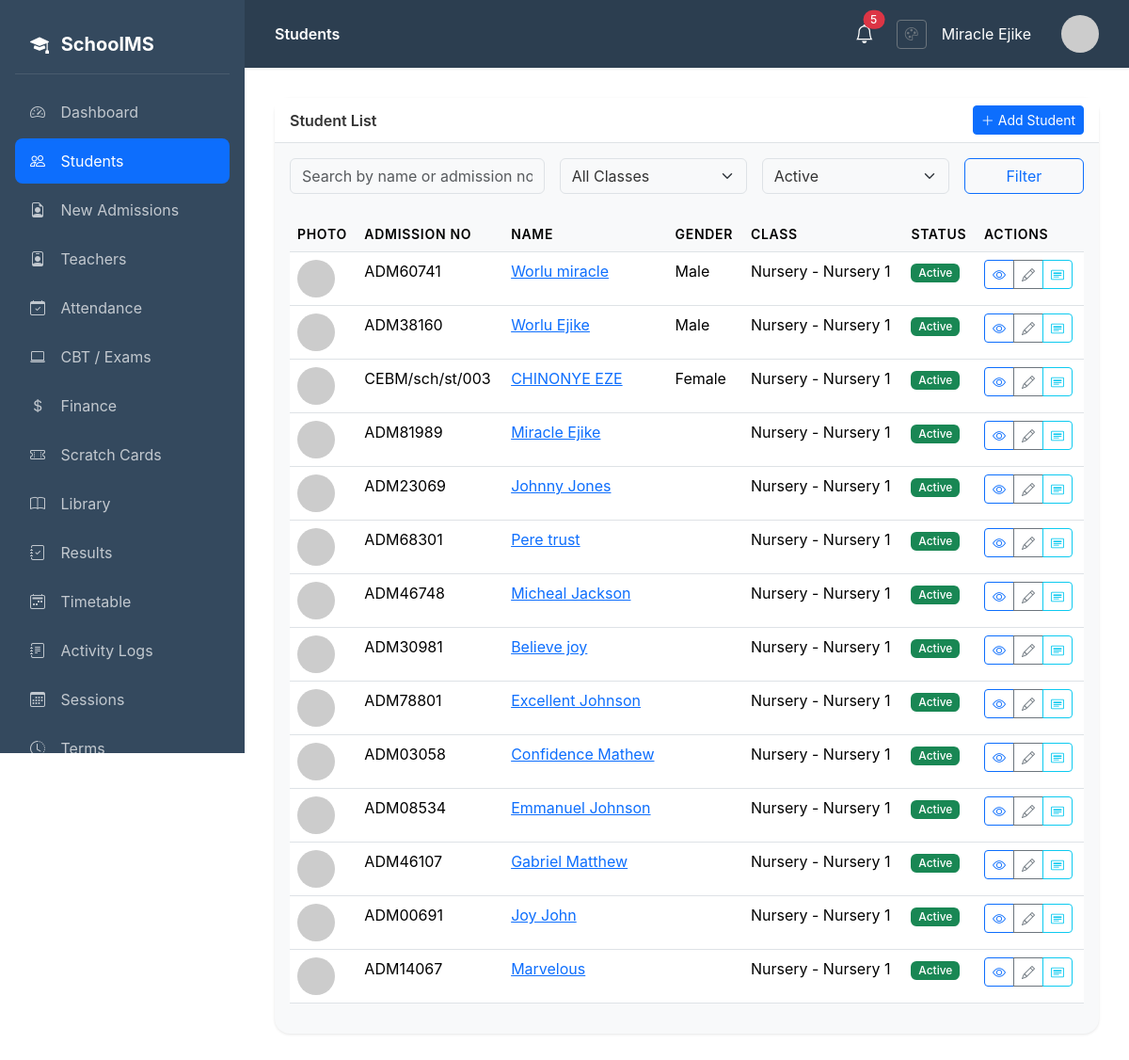
The app's page /students/ (signed in) with its own data.
### students/models.py (models this page shows, shortened)
class Student(models.Model):
    GENDER_CHOICES = [('M', 'Male'), ('F', 'Female')]
    STATUS_CHOICES = [('active', 'Active'), ('inactive', 'Inactive'), ('graduated', 'Graduated'), ('transferred', 'Transferred')]
    user = models.OneToOneField(User, on_delete=models.CASCADE, null=True, blank=True)
    admission_number = models.CharField(max_length=20, unique=True)
    first_name = models.CharField(max_length=50)
    last_name = models.CharField(max_length=50)
    other_name = models.CharField(max_length=50, blank=True)
    gender = models.CharField(max_length=1, choices=GENDER_CHOICES)
    date_of_birth = models.DateField()
    admission_date = models.DateField()
    current_class = models.ForeignKey(ClassRoom, on_delete=models.SET_NULL, null=True)
    photo = models.ImageField(upload_to='students/', blank=True, null=True)
    address = models.TextField(blank=True)
    phone = models.CharField(max_length=20, blank=True)
    email = models.EmailField(blank=True)
    status = models.CharField(max_length=20, choices=STATUS_CHOICES, default='active')
    created_at = models.DateTimeField(auto_now_add=True)
    updated_at = models.DateTimeField(auto_now=True)
    parent_name = models.CharField(max_length=100, blank=True)
    parent_phone = models.CharField(max_length=20, blank=True)
    parent_email = models.EmailField(blank=True)
    parent_address = models.TextField(blank=True)
    parent_occupation = models.CharField(max_length=100, blank=True)
    parent_user = models.ForeignKey(User, on_delete=models.SET_NULL, null=True, blank=True, related_name='parent_students')
    qr_code = models.ImageField(upload_to='students/qrcodes/', blank=True, null=True)
    @property
    def full_name(self):
        return f"{self.first_name} {self.last_name}"

### core/models.py (models this page shows, shortened)
class ClassRoom(models.Model):
    name = models.CharField(max_length=50)
    class_level = models.ForeignKey(ClassLevel, on_delete=models.CASCADE)
    capacity = models.IntegerField(default=30)
    def __str__(self):
        return f"{self.class_level.name} - {self.name}"

class ClassLevel(models.Model):
    name = models.CharField(max_length=50)
    order = models.IntegerField(default=0)
    class Meta:
        ordering = ['order']

### students/views.py (the view)
# urls.py: path('', views.student_list, name='student_list'),
@login_required
def student_list(request):
    query = request.GET.get('q', '')
    class_filter = request.GET.get('class', '')
    status_filter = request.GET.get('status', 'active')
    students = Student.objects.all()
    if query:
        students = students.filter(
            Q(first_name__icontains=query) |
            Q(last_name__icontains=query) |
            Q(admission_number__icontains=query)
        )
    if class_filter:
        students = students.filter(current_class_id=class_filter)
    if status_filter:
        students = students.filter(status=status_filter)
    classrooms = ClassRoom.objects.all()
    context = {
        'students': students,
        'classrooms': classrooms,
        'query': query,
        'class_filter': class_filter,
        'status_filter': status_filter,
    }
    return render(request, 'students/student_list.html', context)

### templates/students/student_list.html (shortened to what this page needs)
{% extends 'base.html' %}
{% block page_title %}Students{% endblock %}
{% block content %}
<div class="card">
    <div class="card-header d-flex justify-content-between align-items-center">
        <span>Student List</span>
        <a href="{% url 'students:student_add' %}" class="btn btn-primary btn-sm">
            <i class="bi bi-plus-lg me-1"></i>Add Student
        </a>
    </div>
    <div class="card-body">
        <form method="get" class="row g-3 mb-4">
            <div class="col-md-4">
                <input type="text" name="q" class="form-control" placeholder="Search by name or admission no..." value="{{ query }}">
            </div>
            <div class="col-md-3">
                <select name="class" class="form-select">
                    <option value="">All Classes</option>
                </select>
            </div>
            <div class="col-md-3">
                <select name="status" class="form-select">
                    <option value="active" {% if status_filter == 'active' %}selected{% endif %}>Active</option>
                </select>
            </div>
            <div class="col-md-2">
                <button type="submit" class="btn btn-outline-primary w-100">Filter</button>
            </div>
        </form>
        <div class="table-responsive">
            <table class="table table-hover">
                <thead>
                    <tr>
                        <th>Photo</th>
                        <th>Admission No</th>
                        <th>Name</th>
                        <th>Gender</th>
                        <th>Class</th>
                        <th>Status</th>
                        <th>Actions</th>
                    </tr>
                </thead>
                <tbody>
                    {% for student in students %}
                    <tr>
                        <td>
                            {% if student.photo %}
                            <img src="{{ student.photo.url }}" class="avatar" alt="{{ student.full_name }}">
                            {% else %}
                            <img src="https://ui-avatars.com/api/?name={{ student.first_name }}+{{ student.last_name }}&background=4f46e5&color=fff" class="avatar" alt="{{ student.full_name }}">
                            {% endif %}
                        </td>
                        <td>{{ student.admission_number }}</td>
                        <td><a href="{% url 'students:student_detail' student.pk %}">{{ student.full_name }}</a></td>
                        <td>{{ student.get_gender_display }}</td>
                        <td>{{ student.current_class|default:'-' }}</td>
                        <td>
                            <span class="badge bg-{% if student.status == 'active' %}success{% elif student.status == 'inactive' %}secondary{% else %}warning{% endif %}">
                                {{ student.get_status_display }}
                            </span>
                        </td>
                        <td>
                            <div class="btn-group btn-group-sm">
                                <a href="{% url 'students:student_detail' student.pk %}" class="btn btn-outline-primary" title="View"><i class="bi bi-eye"></i></a>
                                <a href="{% url 'students:student_edit' student.pk %}" class="btn btn-outline-secondary" title="Edit"><i class="bi bi-pencil"></i></a>
                                <a href="{% url 'students:generate_id_card' student.pk %}" class="btn btn-outline-info" title="ID Card"><i class="bi bi-card-heading"></i></a>
                            </div>
                        </td>
                    </tr>
                    {% empty %}
                    <tr><td colspan="7" class="text-center text-muted py-4">No students found</td></tr>
                    {% endfor %}
                </tbody>
            </table>
        </div>
    </div>
</div>
{% endblock %}

### templates/base.html (shortened to what this page needs)
{% load static %}
<!DOCTYPE html>
<html lang="en">
<head>
    <link href="https://cdn.jsdelivr.net/npm/bootstrap@5.3.2/dist/css/bootstrap.min.css" rel="stylesheet">
    <link href="https://cdn.jsdelivr.net/npm/bootstrap-icons@1.11.1/font/bootstrap-icons.css" rel="stylesheet">
    <link rel="stylesheet" href="{% static 'css/theme.css' %}">
</head>
<body>
    <nav class="sidebar">
        <div class="brand">
            <i class="bi bi-mortarboard-fill me-2"></i>
            SchoolMS
        </div>
        <ul class="nav flex-column">
            <li class="nav-item">
                <a class="nav-link {% if request.resolver_match.url_name == 'dashboard' %}active{% endif %}" href="{% url 'core:dashboard' %}">
                    <i class="bi bi-speedometer2"></i> Dashboard
                </a>
            </li>
            {% if user.profile.role == 'admin' or user.profile.role == 'teacher' %}
            <li class="nav-item">
                <a class="nav-link {% if 'students' in request.path %}active{% endif %}" href="{% url 'students:student_list' %}">
                    <i class="bi bi-people"></i> Students
                </a>
            </li>
            {% endif %}
            {% if user.profile.role == 'admin' %}
            <li class="nav-item">
                <a class="nav-link {% if 'admissions' in request.path %}active{% endif %}" href="{% url 'homepage:admission_list' %}">
                    <i class="bi bi-file-earmark-person"></i> New Admissions
                </a>
            </li>
            <li class="nav-item">
                <a class="nav-link {% if 'teachers' in request.path %}active{% endif %}" href="{% url 'teachers:teacher_list' %}">
                    <i class="bi bi-person-badge"></i> Teachers
                </a>
            </li>
            {% endif %}
            {% if user.profile.role == 'admin' or user.profile.role == 'teacher' or user.profile.role == 'student' %}
            <li class="nav-item">
                <a class="nav-link {% if 'attendance' in request.path %}active{% endif %}" href="{% url 'attendance:dashboard' %}">
                    <i class="bi bi-calendar-check"></i> Attendance
                </a>
            </li>
            {% endif %}
            <li class="nav-item">
                <a class="nav-link {% if 'cbt' in request.path %}active{% endif %}" href="{% url 'cbt:dashboard' %}">
                    <i class="bi bi-laptop"></i> CBT / Exams
                </a>
            </li>
            {% if user.profile.role == 'admin' or user.profile.role == 'accountant' or user.profile.role == 'student' %}
            <li class="nav-item">
                <a class="nav-link {% if 'finance' in request.path %}active{% endif %}" href="{% url 'finance:dashboard' %}">
                    <i class="bi bi-currency-dollar"></i> Finance
                </a>
            </li>
            <li class="nav-item">
                <a class="nav-link {% if 'scratchcard' in request.path %}active{% endif %}" href="{% url 'scratchcard:dashboard' %}">
                    <i class="bi bi-ticket-perforated"></i> Scratch Cards
                </a>
            </li>
            {% endif %}
            {% if user.profile.role == 'admin' or user.profile.role == 'librarian' or user.profile.role == 'teacher' or user.profile.role == 'student' %}
            <li class="nav-item">
                <a class="nav-link {% if 'library' in request.path %}active{% endif %}" href="{% url 'library:dashboard' %}">
                    <i class="bi bi-book"></i> Library
                </a>
            </li>
            {% endif %}
            <li class="nav-item">
                <a class="nav-link {% if 'results' in request.path %}active{% endif %}" href="{% url 'students:results_dashboard' %}">
                    <i class="bi bi-journal-check"></i> Results
                </a>
            </li>
            {% if user.profile.role == 'admin' or user.profile.role == 'teacher' %}
            <li class="nav-item">
                <a class="nav-link {% if 'timetable' in request.path %}active{% endif %}" href="{% url 'timetable:list' %}">
                    <i class="bi bi-calendar2-week"></i> Timetable
                </a>
            </li>
            {% endif %}
            {% if user.profile.role == 'admin' %}
            <li class="nav-item">
                <a class="nav-link {% if 'audit-logs' in request.path %}active{% endif %}" href="{% url 'core:audit_logs' %}">
                    <i class="bi bi-journal-text"></i> Activity Logs
                </a>
            </li>
            <li class="nav-item">
                <a class="nav-link {% if 'sessions' in request.path %}active{% endif %}" href="{% url 'core:session_list' %}">
                    <i class="bi bi-calendar3"></i> Sessions
                </a>
            </li>
            <li class="nav-item">
                <a class="nav-link {% if 'terms' in request.path %}active{% endif %}" href="{% url 'core:term_list' %}">
                    <i class="bi bi-clock-history"></i> Terms
                </a>
            </li>
            {% endif %}
        </ul>
    </nav>
    <main class="main-content">
        <div class="top-bar">
            <div>
                <span class="fw-semibold">{% block page_title %}Dashboard{% endblock %}</span>
            </div>
            <div class="d-flex align-items-center gap-3">
                <div class="dropdown me-2">
                    <button class="btn btn-link text-white position-relative p-0 border-0" type="button" id="notificationBell" data-bs-toggle="dropdown" aria-expanded="false">
                        <i class="bi bi-bell fs-5"></i>
                        <span id="notification-badge" class="position-absolute top-0 start-100 translate-middle badge rounded-pill bg-danger d-none">
                        </span>
                    </button>
                </div>
                <a href="{% url 'accounts:theme_settings' %}" class="btn btn-sm btn-outline-secondary" title="Theme Settings">
                    <i class="bi bi-palette"></i>
                </a>
                <span class="me-3">{{ user.get_full_name|default:user.username }}</span>
                <img src="https://ui-avatars.com/api/?name={{ user.username }}&background=4f46e5&color=fff" class="avatar" alt="Avatar">
            </div>
        </div>
        {% block content %}{% endblock %}
    </main>
</body>
</html>

### records on screen
Student: admission_number "ADM60741", full_name "Worlu miracle", gender "Male", current_class "Nursery - Nursery 1", status "Active"
Student: admission_number "ADM38160", full_name "Worlu Ejike", gender "Male", current_class "Nursery - Nursery 1", status "Active"
Student: admission_number "CEBM/sch/st/003", full_name "CHINONYE EZE", gender "Female", current_class "Nursery - Nursery 1", status "Active"
Student: admission_number "ADM81989", full_name "Miracle Ejike", current_class "Nursery - Nursery 1", status "Active"
Student: admission_number "ADM23069", full_name "Johnny Jones", current_class "Nursery - Nursery 1", status "Active"
Student: admission_number "ADM68301", full_name "Pere trust", current_class "Nursery - Nursery 1", status "Active"
Student: admission_number "ADM46748", full_name "Micheal Jackson", current_class "Nursery - Nursery 1", status "Active"
Student: admission_number "ADM30981", full_name "Believe joy", current_class "Nursery - Nursery 1", status "Active"
Student: admission_number "ADM78801", full_name "Excellent Johnson", current_class "Nursery - Nursery 1", status "Active"
Student: admission_number "ADM03058", full_name "Confidence Mathew", current_class "Nursery - Nursery 1", status "Active"
Student: admission_number "ADM08534", full_name "Emmanuel Johnson", current_class "Nursery - Nursery 1", status "Active"
Student: admission_number "ADM46107", full_name "Gabriel Matthew", current_class "Nursery - Nursery 1", status "Active"
Student: admission_number "ADM00691", full_name "Joy John", current_class "Nursery - Nursery 1", status "Active"
Student: admission_number "ADM14067", full_name "Marvelous", current_class "Nursery - Nursery 1", status "Active"

### other values on screen
{{ user.get_full_name|default:user.username }} "Miracle Ejike"
